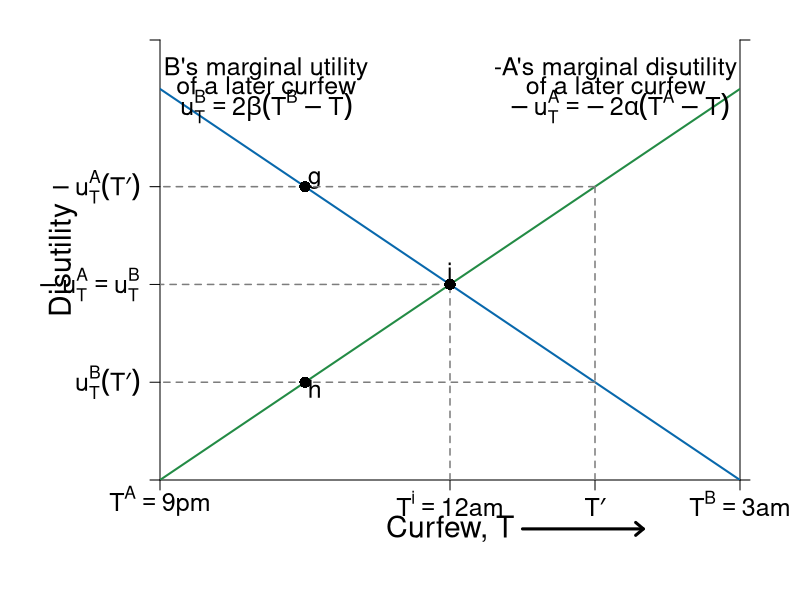

Reproduce this figure in R.
#Graph Designer: Simon Halliday, Scott Cohn
#Authors: Bowles and Halliday
#Title: Coordination, Conflict and Competition: A Text in Microeconomics

library(shape)
pdf(file = "what_can_markets_do/curfew_bargaining_initial.pdf", width = 10, height = 8)

# Set parameters for graphics
axislabelsize <- 1.8
labelsize <- 1.5
namesize <- 1.8
annotatesize <- 1.5
graphlinewidth <- 2
segmentlinewidth <- 1.5

COL <- c("#7fc97f", "#beaed4", "#fdc086", "#ffff99", "#386cb0", "#f0027f", "#bf5b17", "#666666")
COLA <- c("#e0f3db", "#99d8c9","#66c2a4","#41ae76", "#238b45", "#005824")
COLB <- c("#c6dbef", "#4eb3d3", "#2b8cbe", "#0868ac","#084081")
COLC <- c("#fcfbfd", "#efedf5", "#dadaeb", "#bcbddc", "#9e9ac8", "#807dba", "#6a51a3", "#54278f", "#3f007d")
grays <- gray.colors(25, start = 1, end = 0, alpha = 1)

#Edited the margins to cater for the larger LHS labels
par(mar =  c(6, 8, 2, 3))

#proportion of wealth functions

MUb <- function(x, beta = 1/2, Tb = 9){
  2*beta*(Tb - x)
}

MUa <- function(x, alpha = 1/2, Ta = 3){
  -2*alpha*(Ta - x)
}


#Add limits on axes and levels of utility for each function 
ylims <- c(0, 6.75)
xlims <- c(3, 9)

npts <- 501 
x <- seq(xlims[1], xlims[2], length.out = npts)
y <- seq(ylims[1], ylims[2], length.out = npts) 

plot(0, 0, xlim = xlims, ylim = ylims, type = "n",
     xlab = expression(paste("")),
     ylab = expression(paste("")), 
     xaxt = "n", 
     yaxt = "n", 
     cex.lab = axislabelsize, 
     bty = "n", 
     xaxs = "i", 
     yaxs = "i"
)

#x and y limits with plain axes without ticks/numbers to match previous graph; y axes on both sides

ticksx <- c(3, 6, 7.5, 9)
xlabels <- c(expression(paste(T^A == 9*p*m)), expression(paste(T^i == 12*a*m)), expression(paste(T*minute)), expression(paste(T^B  == 3*a*m)))
ticksy <- c(0, MUa(x = 7.5), MUa(x = 6), MUb(x = 7.5), ylims[2])

ylabels <- c(NA, expression(paste(-u[T]^A*(T*minute))), expression(paste(-u[T]^A == u[T]^B)), expression(paste(u[T]^B*(T*minute))), NA)
ticksy2 <- c(ylims[1], ylims[2])
ylabels2 <- seq(from = 0, to = ylims[2], by = 10)
axis(1, at = ticksx,  pos = 0, labels = xlabels, cex.axis = labelsize)
axis(2, at = ticksy,  pos = 3, labels = ylabels, las = 1, cex.axis = labelsize)
axis(4, at = ticksy2, pos = 9, labels = FALSE, las = 1, cex.axis = labelsize)


#Disutility polygon
#xrent <- c(3, 6, 9, 3)
#yrent <- c(MUa(3), MUa(6), MUb(9), MUa(3))
#polygon(xrent, yrent, col = COL[4], density = NULL, border = NA)


npts <- 503 
xx1 <- seq(xlims[1], xlims[2], length.out = npts)
xx2 <- seq(0, xlims[2], length.out = npts)
xx3 <- seq(xlims[1], 0, length.out = npts)
xx4 <- seq(-11, 0, length.out = npts)
xx5 <- seq(xlims[1], 0.75*xlims[2], length.out = npts)

#Axis labels and draw linear utility functions
text(6, -0.75, expression(paste("Curfew, T")), xpd = TRUE, cex = axislabelsize, srt = 0) 
#text(, side = 1, line = 2, cex = axislabelsize)
text(xlims[1] - 1, 0.5*ylims[2], expression(paste("Disutility")), xpd = TRUE, cex = axislabelsize, srt = 90) 

lines(xx1, MUb(xx1), col = COLB[4], lwd = graphlinewidth)
lines(xx1, MUa(xx1), col = COLA[5], lwd = graphlinewidth)
#lines(xx5, MUa(xx5, alpha = 3/4), col = COLA[5], lwd = segmentlinewidth, lty = 2)
#lines(xx1, MUb(xx1, beta = 1/4), col = COLB[4], lwd = segmentlinewidth, lty = 2)

#Label points on line

text(6, MUa(6) + 0.2, expression(paste(i)), cex = labelsize)
segments(6, 0, 6, MUa(6), lty = 2, col = grays[20], lwd = segmentlinewidth)
segments(0, MUa(6), 6, MUa(6), lty = 2, col = grays[20], lwd = segmentlinewidth)
points(6, MUa(6), pch = 16, col = "black", cex = 1.5)

text(4.5 + 0.1, MUa(7.5) + 0.1, expression(paste(g)), cex = labelsize)
segments(7.5, MUb(7.5), 0, MUb(7.5), lty = 2, col = grays[20], lwd = segmentlinewidth)
segments(7.5, MUa(7.5), 0, MUa(7.5), lty = 2, col = grays[20], lwd = segmentlinewidth)
segments(7.5, 0, 7.5, MUa(7.5), lty = 2, col = grays[20], lwd = segmentlinewidth)
points(4.5, MUb(7.5), pch = 16, col = "black", cex = 1.5)

text(4.5 + 0.1, MUb(7.5) - 0.1, expression(paste(h)), cex = labelsize)
points(4.5, MUa(7.5), pch = 16, col = "black", cex = 1.5)

# text(4.5, MUb(4.5, beta = 1/4)  + 0.2, expression(paste(j)), cex = labelsize)
# points(4.5, MUa(4.5, alpha = 3/4), pch = 16, col = "black", cex = 1.5)


#Label relevant points on axes

#text(20, -.9, expression(paste("x*")), xpd = TRUE, cex = labelsize)
#text(33, -.9, expression(paste("a"[x])), xpd = TRUE, cex = labelsize)

#text(-2, 33, expression(paste(-u[x]^B*(x*minute))),  xpd = TRUE, cex = labelsize)
#text(-2, 7, expression(paste(u[x]^A*(x*minute))),  xpd = TRUE, cex = labelsize)

text(4.1, 6.3, expression(paste("B's marginal utility")), xpd = TRUE, cex = labelsize)
text(4.1, 6.05, expression(paste("of a later curfew")), xpd = TRUE, cex = labelsize)
text(4.1, 5.73, expression(paste(u[T]^B == 2*beta*(T^B - T))), xpd = TRUE, cex = labelsize)
#text(4, 5.5, expression(paste(beta == frac(1,2))), xpd = TRUE, cex = labelsize)
#text(3.8, 2.2, expression(paste(beta == frac(1,4))), xpd = TRUE, cex = labelsize)


text(7.75, 6.3, expression(paste("-A's marginal disutility ")),  xpd = TRUE, cex = labelsize)
text(7.75, 6.05, expression(paste("of a later curfew ")),  xpd = TRUE, cex = labelsize)
text(7.75, 5.73, expression(paste(-u[T]^A == -2*alpha*(T^A - T))),  xpd = TRUE, cex = labelsize)
#text(7.75, 5.5, expression(paste(alpha == frac(1,2))), xpd = TRUE, cex = labelsize)
#text(6.9, 5.5, expression(paste(alpha == frac(3,4))), xpd = TRUE, cex = labelsize)

#Axis arrow
arrows(6.75, -0.75, 8, -0.75, xpd = TRUE, length=0.1,angle=40,lwd=3)


dev.off()
